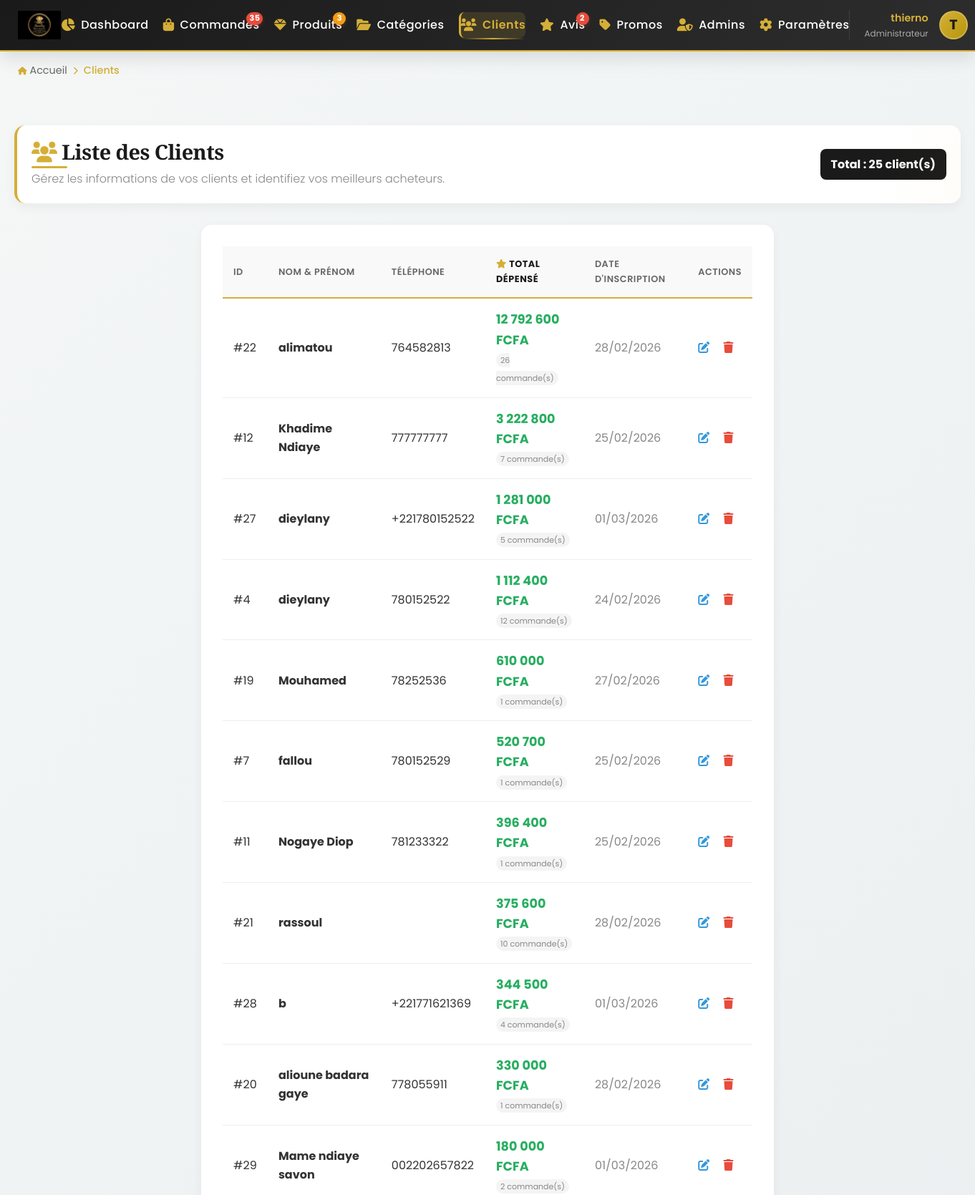
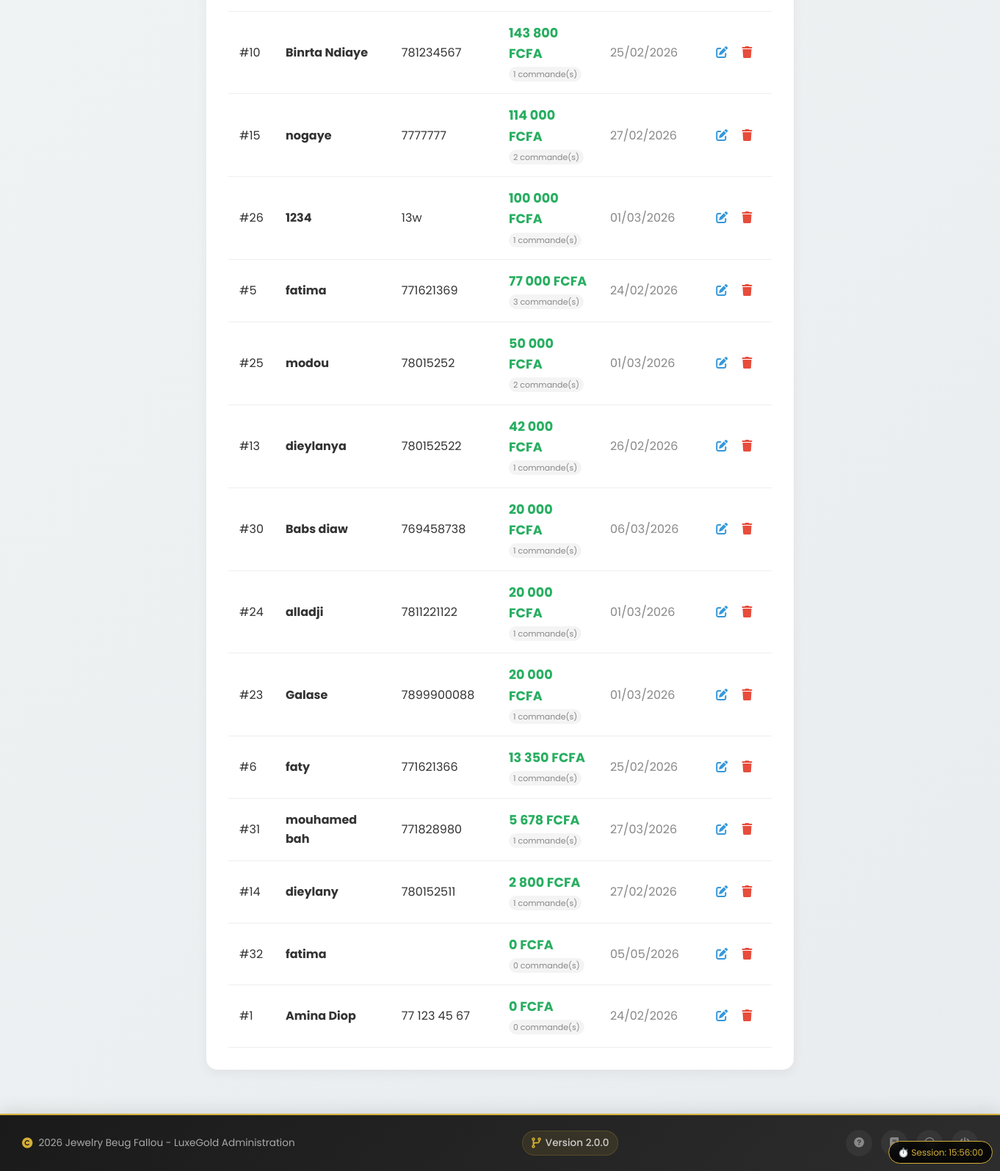
The app's page /admin/clients.php (signed in) with its own data (2 pictures, top to bottom).
### tables this page shows
CREATE TABLE `parametres` (
  `id` int(11) NOT NULL DEFAULT 1,
  `nom_boutique` varchar(100) NOT NULL,
  `telephone_whatsapp` varchar(20) NOT NULL,
  `email_contact` varchar(150) DEFAULT NULL,
  `adresse_boutique` text DEFAULT NULL,
  `logo_filename` varchar(255) DEFAULT 'logo.png',
  PRIMARY KEY (`id`)
);

CREATE TABLE `utilisateurs` (
  `id` int(11) NOT NULL AUTO_INCREMENT,
  `nom` varchar(100) NOT NULL,
  `email` varchar(150) DEFAULT NULL,
  `telephone` varchar(20) NOT NULL,
  `mot_de_passe` varchar(255) DEFAULT NULL,
  `adresse` text DEFAULT NULL,
  `created_at` timestamp NOT NULL DEFAULT current_timestamp(),
  PRIMARY KEY (`id`),
  UNIQUE KEY `email` (`email`)
);

### config/db.php (called while the page is built, shortened)
<?php
$host = getenv('MYSQL_HOST') ?: 'localhost';
$db   = getenv('MYSQL_DB')   ?: 'luxegold_db';
$user = getenv('MYSQL_USER') ?: 'root';
$pass = getenv('MYSQL_PASS') ?: '';
$charset = 'utf8mb4';
$dsn = "mysql:host=$host;dbname=$db;charset=$charset";
$options = [
    PDO::ATTR_ERRMODE            => PDO::ERRMODE_EXCEPTION,
    PDO::ATTR_DEFAULT_FETCH_MODE => PDO::FETCH_ASSOC,
    PDO::ATTR_EMULATE_PREPARES   => false,
];
try {
     $pdo = new PDO($dsn, $user, $pass, $options);
} catch (\PDOException $e) {
     die("Erreur de connexion : " . $e->getMessage());
}
try {
    $stmtConfig = $pdo->query("SELECT * FROM parametres WHERE id = 1");
    $resultConfig = $stmtConfig->fetch(PDO::FETCH_ASSOC);
    if ($resultConfig) {
        $config_site = $resultConfig;
    }
} catch (PDOException $e) {
}
?>

### admin/clients.php (the view, shortened to what this page needs)
<?php
require_once '../config/db.php';
$clients = [];
$table_existe = true;
try {
    $sql = "SELECT u.*,
            COUNT(c.id) as nombre_commandes,
            SUM(c.total) as total_depense
            FROM utilisateurs u
            LEFT JOIN commandes c ON u.id = c.id_utilisateur
            GROUP BY u.id
            ORDER BY total_depense DESC, u.id DESC";
    $stmt = $pdo->query($sql);
    $clients = $stmt->fetchAll(PDO::FETCH_ASSOC);
} catch (PDOException $e) {
    $table_existe = false;
}
include 'includes/admin_header.php';
?>
<main class="dashboard-container" style="padding: 20px;">
    <div class="dashboard-header" style="margin-bottom: 30px; display: flex; justify-content: space-between; align-items: center; background: white; padding: 20px; border-radius: 15px; box-shadow: 0 5px 15px rgba(0,0,0,0.05);">
        <div>
            <h1 style="font-family: 'Playfair Display', serif; margin: 0; font-size: 1.8rem;">
                <i class="fas fa-users" style="color: #d4af37;"></i> Liste des Clients
            </h1>
            <p style="color: #888; margin: 5px 0 0;">Gérez les informations de vos clients et identifiez vos meilleurs acheteurs.</p>
        </div>
        <div>
            <span style="background: #1a1a1a; color: white; padding: 10px 15px; border-radius: 8px; font-weight: bold;">
                Total : <?= count($clients) ?> client(s)
            </span>
        </div>
    </div>
    <div class="form-container" style="background: white; padding: 30px; border-radius: 15px; box-shadow: 0 5px 15px rgba(0,0,0,0.05);">
        <?php if (!$table_existe): ?>
            <div style="text-align: center; padding: 40px 20px;">
                <i class="fas fa-tools" style="font-size: 4rem; color: #eee; margin-bottom: 20px;"></i>
                <h2 style="color: #333; margin-bottom: 10px;">Configuration requise</h2>
                <p style="color: #666;">Exécutez cette requête dans phpMyAdmin : <br><code>ALTER TABLE commandes ADD id_utilisateur INT NULL;</code></p>
            </div>
        <?php elseif (count($clients) > 0): ?>
            <div style="overflow-x: auto;">
                <table style="width: 100%; border-collapse: collapse; text-align: left;">
                    <thead>
                        <tr style="background: #f9f9f9; border-bottom: 2px solid #eee;">
                            <th style="padding: 15px; color: #666;">ID</th>
                            <th style="padding: 15px; color: #666;">Nom & Prénom</th>
                            <th style="padding: 15px; color: #666;">Téléphone</th>
                            <th style="padding: 15px; color: #1a1a1a; font-weight: bold;"><i class="fas fa-star" style="color: #d4af37;"></i> Total Dépensé</th>
                            <th style="padding: 15px; color: #666;">Date d'inscription</th>
                            <th style="padding: 15px; color: #666;">Actions</th>
                        </tr>
                    </thead>
                    <tbody>
                        <?php foreach($clients as $client): ?>
                        <tr style="border-bottom: 1px solid #eee;">
                            <td style="padding: 15px;">#<?= $client['id'] ?? '?' ?></td>
                            <td style="padding: 15px; font-weight: bold;"><?= htmlspecialchars($client['nom'] ?? 'Inconnu') ?></td>
                            <td style="padding: 15px;"><?= htmlspecialchars($client['telephone'] ?? '-') ?></td>
                            <td style="padding: 15px;">
                                <span style="font-weight: bold; color: #27ae60; font-size: 1.1rem;">
                                    <?= number_format($client['total_depense'] ?? 0, 0, ',', ' ') ?> FCFA
                                </span><br>
                                <span style="font-size: 11px; color: #888; background: #f4f4f4; padding: 2px 6px; border-radius: 10px;">
                                    <?= $client['nombre_commandes'] ?> commande(s)
                                </span>
                            </td>
                            <td style="padding: 15px; color: #888;">
                                <?= isset($client['created_at']) ? date('d/m/Y', strtotime($client['created_at'])) : '-' ?>
                            </td>
                            <td style="padding: 15px;">
                               <a href="modifier_client.php?id=<?= $client['id'] ?>" style="color: #3498db; margin-right: 15px; text-decoration: none;"><i class="fas fa-edit"></i></a>
                               <a href="supprimer_client.php?id=<?= $client['id'] ?>" style="color: #e74c3c; text-decoration: none;" onclick="return confirm('Supprimer ce client ?');"><i class="fas fa-trash"></i></a>
                            </td>
                        </tr>
                        <?php endforeach; ?>
                    </tbody>
                </table>
            </div>
        <?php else: ?>
            <div style="text-align: center; padding: 40px 20px;">
                <h3 style="color: #666;">Aucun client enregistré.</h3>
            </div>
        <?php endif; ?>
    </div>
</main>
<?php include 'includes/admin_footer.php'; ?>

### admin/includes/admin_header.php (shortened to what this page needs)
<!DOCTYPE html>
<html lang="fr">
<head>
    <link rel="stylesheet" href="https://cdnjs.cloudflare.com/ajax/libs/font-awesome/6.0.0/css/all.min.css">
    <link rel="stylesheet" href="../assets/css/admin.css">
    <link rel="stylesheet" href="../assets/css/style.css">
</head>
<body>
    <div class="admin-navbar">
        <div class="nav-container">
            <div class="nav-logo">
            <img src="../assets/img/<?= htmlspecialchars($config_site['logo_filename'] ?? 'logo.png') ?>" alt="<?= htmlspecialchars($config_site['nom_boutique'] ?? 'Jewelry Beug Fallou') ?>" style="height: 40px; width: auto;">            </div>
            <ul class="nav-menu" id="adminNavMenu">
                <li class="nav-item">
                    <a href="dashboard.php" class="nav-link <?= basename($_SERVER['PHP_SELF']) == 'dashboard.php' ? 'active' : '' ?>">
                        <i class="fas fa-chart-pie"></i>
                        <span>Dashboard</span>
                    </a>
                </li>
                <li class="nav-item">
                    <a href="commandes.php" class="nav-link <?= basename($_SERVER['PHP_SELF']) == 'commandes.php' ? 'active' : '' ?>">
                        <i class="fas fa-shopping-bag"></i>
                        <span>Commandes</span>
                        <?php
                        try {
                            $stmt = $pdo->query("SELECT COUNT(*) FROM commandes WHERE statut = 'en_attente'");
                            $pendingOrders = $stmt->fetchColumn();
                            if ($pendingOrders > 0) {
                                echo '<span class="nav-badge">' . $pendingOrders . '</span>';
                            }
                        } catch (Exception $e) {}
                        ?>
                    </a>
                </li>
                <li class="nav-item">
                    <a href="produits.php" class="nav-link <?= strpos($_SERVER['PHP_SELF'], 'produit') !== false ? 'active' : '' ?>">
                        <i class="fas fa-gem"></i>
                        <span>Produits</span>
                        <?php
                        try {
                            $stmt = $pdo->query("SELECT COUNT(*) FROM produits WHERE stock <= 2 AND stock > 0");
                            $lowStock = $stmt->fetchColumn();
                            if ($lowStock > 0) {
                                echo '<span class="nav-badge" style="background: #f39c12;">' . $lowStock . '</span>';
                            }
                        } catch (Exception $e) {}
                        ?>
                    </a>
                </li>
                <li class="nav-item">
                    <a href="categories.php" class="nav-link <?= strpos($_SERVER['PHP_SELF'], 'categorie') !== false ? 'active' : '' ?>">
                        <i class="fas fa-folder-open"></i>
                        <span>Catégories</span>
                    </a>
                </li>
                <li class="nav-item">
                    <a href="clients.php" class="nav-link <?= basename($_SERVER['PHP_SELF']) == 'clients.php' ? 'active' : '' ?>">
                        <i class="fas fa-users"></i>
                        <span>Clients</span>
                    </a>
                </li>
                <li class="nav-item">
                    <a href="gestion_avis.php" class="nav-link <?= basename($_SERVER['PHP_SELF']) == 'gestion_avis.php' ? 'active' : '' ?>">
                        <i class="fas fa-star"></i>
                        <span>Avis</span>
                        <?php
                        try {
                            $stmtAvisBadge = $pdo->query("SELECT COUNT(*) FROM avis WHERE statut = 'en_attente'");
                            $pendingAvis = $stmtAvisBadge->fetchColumn();
                            if ($pendingAvis > 0) {
                                echo '<span class="nav-badge" style="background: #e74c3c;">' . $pendingAvis . '</span>';
                            }
                        } catch (Exception $e) {}
                        ?>
                    </a>
                </li>
                <li class="nav-item">
                    <a href="promos.php" class="nav-link <?= basename($_SERVER['PHP_SELF']) == 'promos.php' ? 'active' : '' ?>">
                        <i class="fas fa-tag"></i>
                        <span>Promos</span>
                    </a>
                </li>
                <li class="nav-item">
                    <a href="ajouter_admin.php" class="nav-link <?= basename($_SERVER['PHP_SELF']) == 'ajouter_admin.php' ? 'active' : '' ?>">
                        <i class="fas fa-user-shield"></i>
                        <span>Admins</span>
                    </a>
                </li>
                <li class="nav-item">
                    <a href="parametres.php" class="nav-link <?= basename($_SERVER['PHP_SELF']) == 'parametres.php' ? 'active' : '' ?>">
                        <i class="fas fa-cog"></i>
                        <span>Paramètres</span>
                    </a>
                </li>
            </ul>
            <div class="nav-profile">
                <div class="profile-info">
                    <?php
                    $admin_nom = $_SESSION['admin_name'] ?? 'Admin';
                    $initial = strtoupper(substr($admin_nom, 0, 1));
                    ?>
                    <span class="profile-name"><?= htmlspecialchars($admin_nom) ?></span>
                    <span class="profile-role">Administrateur</span>
                </div>
                <div class="profile-avatar" title="<?= htmlspecialchars($admin_nom) ?>">
                    <?= $initial ?>
                </div>
            </div>
        </div>
    </div>
    <div class="breadcrumb">
        <div class="breadcrumb-container">
            <a href="dashboard.php"><i class="fas fa-home"></i> Accueil</a>
            <i class="fas fa-chevron-right"></i>
            <?php
            $current_page = basename($_SERVER['PHP_SELF'], '.php');
            $page_titles = [
                'dashboard' => 'Tableau de bord',
                'liste' => 'Liste des produits',
                'ajouter' => 'Ajouter un produit',
                'modifier' => 'Modifier un produit',
                'categories' => 'Gestion des catégories',
                'ajouter_categorie' => 'Créer une catégorie',
                'modifier_categorie' => 'Modifier une catégorie',
                'commandes' => 'Gestion des commandes',
                'promos' => 'Codes promo',
                'clients' => 'Clients',
                'gestion_avis' => 'Modération des avis',
                'ajouter_admin' => 'Administrateurs',
                'parametres' => 'Paramètres'
            ];
            $page_title = $page_titles[$current_page] ?? ucfirst($current_page);
            ?>
            <span class="breadcrumb-current"><?= htmlspecialchars($page_title) ?></span>
        </div>
    </div>

### admin/includes/admin_footer.php (shortened to what this page needs)
<footer class="admin-footer">
    <div class="footer-container">
        <div class="footer-copyright">
            <i class="fas fa-copyright"></i>
            <span><?= date('Y') ?> <?= htmlspecialchars($config_site['nom_boutique'] ?? 'Jewelry Beug Fallou') ?> - LuxeGold Administration</span>
        </div>
        <div class="footer-version">
            <i class="fas fa-code-branch"></i>
            <span>Version 2.0.0</span>
        </div>
        <div class="footer-links">
            <a href="#" class="footer-link" title="Aide">
                <i class="fas fa-question-circle"></i>
            </a>
            <a href="#" class="footer-link" title="Documentation">
                <i class="fas fa-book"></i>
            </a>
            <a href="#" class="footer-link" title="Support">
                <i class="fas fa-headset"></i>
            </a>
            <a href="logout.php" class="footer-link logout-link" title="Déconnexion" onclick="return confirm('Êtes-vous sûr de vouloir vous déconnecter ?')">
                <i class="fas fa-power-off"></i>
            </a>
        </div>
    </div>
    <div class="session-timer" id="sessionTimer" style="display: none;"></div>
</footer>
</body>
</html>

### records on screen
parametres: logo_filename (picture), nom_boutique "Jewelry Beug Fallou"
utilisateurs: id "22", nom "alimatou", telephone "764582813", total_depense "12 792 600", nombre_commandes "26", created_at "28/02/2026"
utilisateurs: id "12", nom "Khadime Ndiaye", telephone "777777777", total_depense "3 222 800", nombre_commandes "7", created_at "25/02/2026"
utilisateurs: id "27", nom "dieylany", telephone "+221780152522", total_depense "1 281 000", nombre_commandes "5", created_at "01/03/2026"
utilisateurs: id "4", nom "dieylany", telephone "780152522", total_depense "1 112 400", nombre_commandes "12", created_at "24/02/2026"
utilisateurs: id "19", nom "Mouhamed", telephone "78252536", total_depense "610 000", nombre_commandes "1", created_at "27/02/2026"
utilisateurs: id "7", nom "fallou", telephone "780152529", total_depense "520 700", nombre_commandes "1", created_at "25/02/2026"
utilisateurs: id "11", nom "Nogaye Diop", telephone "781233322", total_depense "396 400", nombre_commandes "1", created_at "25/02/2026"
utilisateurs: id "21", nom "rassoul", total_depense "375 600", nombre_commandes "10", created_at "28/02/2026"
utilisateurs: id "28", nom "b", telephone "+221771621369", total_depense "344 500", nombre_commandes "4", created_at "01/03/2026"
utilisateurs: id "20", nom "alioune badara gaye", telephone "778055911", total_depense "330 000", nombre_commandes "1", created_at "28/02/2026"
utilisateurs: id "29", nom "Mame ndiaye savon", telephone "002202657822", total_depense "180 000", nombre_commandes "2", created_at "01/03/2026"
utilisateurs: id "10", nom "Binrta Ndiaye", telephone "781234567", total_depense "143 800", nombre_commandes "1", created_at "25/02/2026"
utilisateurs: id "15", nom "nogaye", telephone "7777777", total_depense "114 000", nombre_commandes "2", created_at "27/02/2026"
utilisateurs: id "26", nom "1234", telephone "13w", total_depense "100 000", nombre_commandes "1", created_at "01/03/2026"
utilisateurs: id "5", nom "fatima", telephone "771621369", total_depense "77 000", nombre_commandes "3", created_at "24/02/2026"
utilisateurs: id "25", nom "modou", telephone "78015252", total_depense "50 000", nombre_commandes "2", created_at "01/03/2026"
utilisateurs: id "13", nom "dieylanya", telephone "780152522", total_depense "42 000", nombre_commandes "1", created_at "26/02/2026"
utilisateurs: id "30", nom "Babs diaw", telephone "769458738", total_depense "20 000", nombre_commandes "1", created_at "06/03/2026"
utilisateurs: id "24", nom "alladji", telephone "7811221122", total_depense "20 000", nombre_commandes "1", created_at "01/03/2026"
utilisateurs: id "23", nom "Galase", telephone "7899900088", total_depense "20 000", nombre_commandes "1", created_at "01/03/2026"
utilisateurs: id "6", nom "faty", telephone "771621366", total_depense "13 350", nombre_commandes "1", created_at "25/02/2026"
utilisateurs: id "31", nom "mouhamed bah", telephone "771828980", total_depense "5 678", nombre_commandes "1", created_at "27/03/2026"
utilisateurs: id "14", nom "dieylany", telephone "780152511", total_depense "2 800", nombre_commandes "1", created_at "27/02/2026"
utilisateurs: id "32", nom "fatima", total_depense "0", nombre_commandes "0", created_at "05/05/2026"
utilisateurs: id "1", nom "Amina Diop", telephone "77 123 45 67", total_depense "0", nombre_commandes "0", created_at "24/02/2026"

### other values on screen
$pendingOrders "35"
$lowStock "3"
$pendingAvis "2"
$admin_nom "thierno"
$initial "T"
$page_title "Clients"
count($clients) "25"
